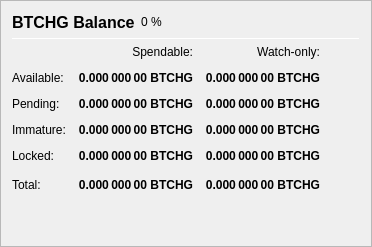
                   <widget class="QFrame" name="frame_Balances">
                    <property name="frameShape">
                     <enum>QFrame::StyledPanel</enum>
                    </property>
                    <property name="frameShadow">
                     <enum>QFrame::Raised</enum>
                    </property>
                    <layout class="QVBoxLayout" name="verticalLayout_4">
                     <item>
                      <layout class="QHBoxLayout" name="horizontalLayout_4">
                       <item>
                        <widget class="QLabel" name="label_5">
                         <property name="minimumSize">
                          <size>
                           <width>0</width>
                           <height>20</height>
                          </size>
                         </property>
                         <property name="font">
                          <font>
                           <pointsize>12</pointsize>
                           <weight>75</weight>
                           <bold>true</bold>
                          </font>
                         </property>
                         <property name="text">
                          <string>BTCHG Balance</string>
                         </property>
                        </widget>
                       </item>
                       <item>
                        <widget class="QLabel" name="labelBTCHGPercent">
                         <property name="text">
                          <string notr="true">0 %</string>
                         </property>
                        </widget>
                       </item>
                       <item>
                        <spacer name="horizontalSpacer_3">
                         <property name="orientation">
                          <enum>Qt::Horizontal</enum>
                         </property>
                         <property name="sizeHint" stdset="0">
                          <size>
                           <width>40</width>
                           <height>20</height>
                          </size>
                         </property>
                        </spacer>
                       </item>
                      </layout>
                     </item>
                     <item>
                      <widget class="Line" name="line_Balance">
                       <property name="minimumSize">
                        <size>
                         <width>0</width>
                         <height>1</height>
                        </size>
                       </property>
                       <property name="maximumSize">
                        <size>
                         <width>16777215</width>
                         <height>1</height>
                        </size>
                       </property>
                       <property name="orientation">
                        <enum>Qt::Horizontal</enum>
                       </property>
                      </widget>
                     </item>
                     <item>
                      <layout class="QGridLayout" name="gridLayout">
                       <property name="spacing">
                        <number>12</number>
                       </property>
                       <item row="0" column="1">
                        <widget class="QLabel" name="labelSpendable">
                         <property name="text">
                          <string>Spendable:</string>
                         </property>
                         <property name="alignment">
                          <set>Qt::AlignRight|Qt::AlignTrailing|Qt::AlignVCenter</set>
                         </property>
                        </widget>
                       </item>
                       <item row="0" column="2">
                        <widget class="QLabel" name="labelWatchonly">
                         <property name="text">
                          <string>Watch-only:</string>
                         </property>
                         <property name="alignment">
                          <set>Qt::AlignRight|Qt::AlignTrailing|Qt::AlignVCenter</set>
                         </property>
                        </widget>
                       </item>
                       <item row="1" column="0">
                        <widget class="QLabel" name="labelBalanceText">
                         <property name="text">
                          <string>Available:</string>
                         </property>
                        </widget>
                       </item>
                       <item row="1" column="1">
                        <widget class="QLabel" name="labelBalance">
                         <property name="font">
                          <font>
                           <weight>75</weight>
                           <bold>true</bold>
                          </font>
                         </property>
                         <property name="cursor">
                          <cursorShape>IBeamCursor</cursorShape>
                         </property>
                         <property name="toolTip">
                          <string>Your current spendable balance</string>
                         </property>
                         <property name="text">
                          <string notr="true">0.000 000 00 BTCHG</string>
                         </property>
                         <property name="alignment">
                          <set>Qt::AlignRight|Qt::AlignTrailing|Qt::AlignVCenter</set>
                         </property>
                         <property name="textInteractionFlags">
                          <set>Qt::LinksAccessibleByMouse|Qt::TextSelectableByKeyboard|Qt::TextSelectableByMouse</set>
                         </property>
                        </widget>
                       </item>
                       <item row="1" column="2">
                        <widget class="QLabel" name="labelWatchAvailable">
                         <property name="font">
                          <font>
                           <weight>75</weight>
                           <bold>true</bold>
                          </font>
                         </property>
                         <property name="cursor">
                          <cursorShape>IBeamCursor</cursorShape>
                         </property>
                         <property name="toolTip">
                          <string>Your current balance in watch-only addresses</string>
                         </property>
                         <property name="text">
                          <string notr="true">0.000 000 00 BTCHG</string>
                         </property>
                         <property name="alignment">
                          <set>Qt::AlignRight|Qt::AlignTrailing|Qt::AlignVCenter</set>
                         </property>
                         <property name="textInteractionFlags">
                          <set>Qt::LinksAccessibleByMouse|Qt::TextSelectableByKeyboard|Qt::TextSelectableByMouse</set>
                         </property>
                        </widget>
                       </item>
                       <item row="2" column="0">
                        <widget class="QLabel" name="labelPendingText">
                         <property name="text">
                          <string>Pending:</string>
                         </property>
                        </widget>
                       </item>
                       <item row="2" column="1">
                        <widget class="QLabel" name="labelUnconfirmed">
                         <property name="font">
                          <font>
                           <weight>75</weight>
                           <bold>true</bold>
                          </font>
                         </property>
                         <property name="cursor">
                          <cursorShape>IBeamCursor</cursorShape>
                         </property>
                         <property name="toolTip">
                          <string>Total of transactions that have yet to be confirmed, and do not yet count toward the spendable balance</string>
                         </property>
                         <property name="text">
                          <string notr="true">0.000 000 00 BTCHG</string>
                         </property>
                         <property name="alignment">
                          <set>Qt::AlignRight|Qt::AlignTrailing|Qt::AlignVCenter</set>
                         </property>
                         <property name="textInteractionFlags">
                          <set>Qt::LinksAccessibleByMouse|Qt::TextSelectableByKeyboard|Qt::TextSelectableByMouse</set>
                         </property>
                        </widget>
                       </item>
                       <item row="2" column="2">
                        <widget class="QLabel" name="labelWatchPending">
                         <property name="font">
                          <font>
                           <weight>75</weight>
                           <bold>true</bold>
                          </font>
                         </property>
                         <property name="cursor">
                          <cursorShape>IBeamCursor</cursorShape>
                         </property>
                         <property name="toolTip">
                          <string>Unconfirmed transactions to watch-only addresses</string>
                         </property>
                         <property name="text">
                          <string notr="true">0.000 000 00 BTCHG</string>
                         </property>
                         <property name="alignment">
                          <set>Qt::AlignRight|Qt::AlignTrailing|Qt::AlignVCenter</set>
                         </property>
                         <property name="textInteractionFlags">
                          <set>Qt::LinksAccessibleByMouse|Qt::TextSelectableByKeyboard|Qt::TextSelectableByMouse</set>
                         </property>
                        </widget>
                       </item>
                       <item row="3" column="0">
                        <widget class="QLabel" name="labelImmatureText">
                         <property name="text">
                          <string>Immature:</string>
                         </property>
                        </widget>
                       </item>
                       <item row="3" column="1">
                        <widget class="QLabel" name="labelImmature">
                         <property name="font">
                          <font>
                           <weight>75</weight>
                           <bold>true</bold>
                          </font>
                         </property>
                         <property name="cursor">
                          <cursorShape>IBeamCursor</cursorShape>
                         </property>
                         <property name="toolTip">
                          <string>Staked or masternode rewards that has not yet matured</string>
                         </property>
                         <property name="text">
                          <string notr="true">0.000 000 00 BTCHG</string>
                         </property>
                         <property name="alignment">
                          <set>Qt::AlignRight|Qt::AlignTrailing|Qt::AlignVCenter</set>
                         </property>
                         <property name="textInteractionFlags">
                          <set>Qt::LinksAccessibleByMouse|Qt::TextSelectableByKeyboard|Qt::TextSelectableByMouse</set>
                         </property>
                        </widget>
                       </item>
                       <item row="3" column="2">
                        <widget class="QLabel" name="labelWatchImmature">
                         <property name="font">
                          <font>
                           <weight>75</weight>
                           <bold>true</bold>
                          </font>
                         </property>
                         <property name="cursor">
                          <cursorShape>IBeamCursor</cursorShape>
                         </property>
                         <property name="toolTip">
                          <string>Staked or masternode rewards in watch-only addresses that has not yet matured</string>
                         </property>
                         <property name="text">
                          <string notr="true">0.000 000 00 BTCHG</string>
                         </property>
                         <property name="alignment">
                          <set>Qt::AlignRight|Qt::AlignTrailing|Qt::AlignVCenter</set>
                         </property>
                         <property name="textInteractionFlags">
                          <set>Qt::LinksAccessibleByMouse|Qt::TextSelectableByKeyboard|Qt::TextSelectableByMouse</set>
                         </property>
                        </widget>
                       </item>
                       <item row="4" column="0">
                        <widget class="QLabel" name="labelLockedBalanceText">
                         <property name="toolTip">
                          <string>Locked BTCHG or Masternode collaterals. These are excluded from zBTCHG minting.</string>
                         </property>
                         <property name="text">
                          <string>Locked:</string>
                         </property>
                        </widget>
                       </item>
                       <item row="4" column="1">
                        <widget class="QLabel" name="labelLockedBalance">
                         <property name="font">
                          <font>
                           <weight>75</weight>
                           <bold>true</bold>
                          </font>
                         </property>
                         <property name="cursor">
                          <cursorShape>IBeamCursor</cursorShape>
                         </property>
                         <property name="toolTip">
                          <string>Locked BTCHG or Masternode collaterals. These are excluded from zBTCHG minting.</string>
                         </property>
                         <property name="text">
                          <string notr="true">0.000 000 00 BTCHG</string>
                         </property>
                         <property name="alignment">
                          <set>Qt::AlignRight|Qt::AlignTrailing|Qt::AlignVCenter</set>
                         </property>
                         <property name="textInteractionFlags">
                          <set>Qt::LinksAccessibleByMouse|Qt::TextSelectableByKeyboard|Qt::TextSelectableByMouse</set>
                         </property>
                        </widget>
                       </item>
                       <item row="4" column="2">
                        <widget class="QLabel" name="labelWatchLocked">
                         <property name="font">
                          <font>
                           <weight>75</weight>
                           <bold>true</bold>
                          </font>
                         </property>
                         <property name="cursor">
                          <cursorShape>IBeamCursor</cursorShape>
                         </property>
                         <property name="toolTip">
                          <string>Current locked balance in watch-only addresses</string>
                         </property>
                         <property name="text">
                          <string notr="true">0.000 000 00 BTCHG</string>
                         </property>
                         <property name="alignment">
                          <set>Qt::AlignRight|Qt::AlignTrailing|Qt::AlignVCenter</set>
                         </property>
                         <property name="textInteractionFlags">
                          <set>Qt::LinksAccessibleByMouse|Qt::TextSelectableByKeyboard|Qt::TextSelectableByMouse</set>
                         </property>
                        </widget>
                       </item>
                       <item row="5" column="0">
                        <widget class="QLabel" name="labelTotalText">
                         <property name="toolTip">
                          <string>Your current BITCOINHEDGE balance, unconfirmed and immature transactions included</string>
                         </property>
                         <property name="text">
                          <string>Total:</string>
                         </property>
                        </widget>
                       </item>
                       <item row="5" column="1">
                        <widget class="QLabel" name="labelTotal">
                         <property name="font">
                          <font>
                           <weight>75</weight>
                           <bold>true</bold>
                          </font>
                         </property>
                         <property name="cursor">
                          <cursorShape>IBeamCursor</cursorShape>
                         </property>
                         <property name="toolTip">
                          <string>Your current BITCOINHEDGE balance, unconfirmed and immature transactions included</string>
                         </property>
                         <property name="text">
                          <string notr="true">0.000 000 00 BTCHG</string>
                         </property>
                         <property name="alignment">
                          <set>Qt::AlignRight|Qt::AlignTrailing|Qt::AlignVCenter</set>
                         </property>
                         <property name="textInteractionFlags">
                          <set>Qt::LinksAccessibleByMouse|Qt::TextSelectableByKeyboard|Qt::TextSelectableByMouse</set>
                         </property>
                        </widget>
                       </item>
                       <item row="5" column="2">
                        <widget class="QLabel" name="labelWatchTotal">
                         <property name="font">
                          <font>
                           <weight>75</weight>
                           <bold>true</bold>
                          </font>
                         </property>
                         <property name="cursor">
                          <cursorShape>IBeamCursor</cursorShape>
                         </property>
                         <property name="toolTip">
                          <string>Current total balance in watch-only addresses</string>
                         </property>
                         <property name="text">
                          <string notr="true">0.000 000 00 BTCHG</string>
                         </property>
                         <property name="alignment">
                          <set>Qt::AlignRight|Qt::AlignTrailing|Qt::AlignVCenter</set>
                         </property>
                         <property name="textInteractionFlags">
                          <set>Qt::LinksAccessibleByMouse|Qt::TextSelectableByKeyboard|Qt::TextSelectableByMouse</set>
                         </property>
                        </widget>
                       </item>
                       <item row="5" column="3">
                        <spacer name="horizontalSpacer_9">
                         <property name="orientation">
                          <enum>Qt::Horizontal</enum>
                         </property>
                         <property name="sizeHint" stdset="0">
                          <size>
                           <width>40</width>
                           <height>20</height>
                          </size>
                         </property>
                        </spacer>
                       </item>
                      </layout>
                     </item>
                     <item>
                      <spacer name="verticalSpacer_3">
                       <property name="orientation">
                        <enum>Qt::Vertical</enum>
                       </property>
                       <property name="sizeHint" stdset="0">
                        <size>
                         <width>20</width>
                         <height>40</height>
                        </size>
                       </property>
                      </spacer>
                     </item>
                    </layout>
                   </widget>
